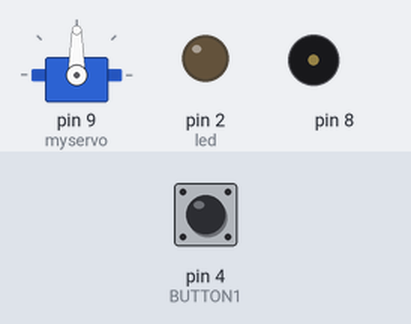
A sketch run on a simulated Arduino Uno, built with avr-gcc and run on an emulated ATmega328P. Parts: servo, output pins drawn as LEDs (lit = HIGH), buzzer (waves = sounding). The test bench sets the inputs (shaded band); at power-on: pin 4 (BUTTON1) LOW.

Above: at 1.2 s.
1.3 s: pin 4 (BUTTON1) pulled HIGH for 0.15 s
At 2.1 s:
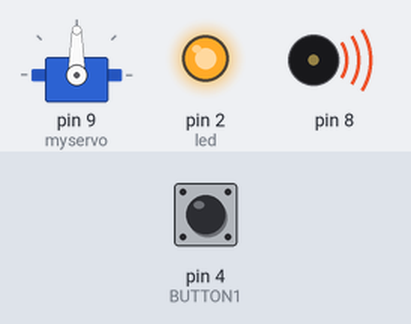
At 3.1 s:
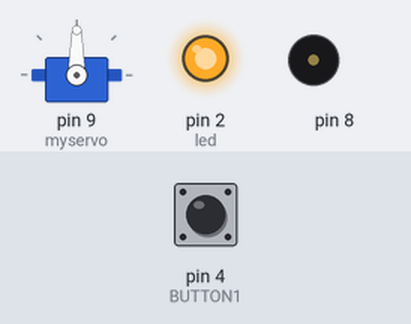
Timing chart, 0 to 14.7 s (numbered marks = the images above; inputs shaded):
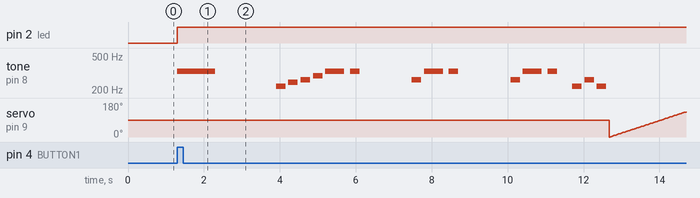

Measured:
- after the input at 1.3 s, pin 2 (led): LOW → HIGH at once; tone on pin 8: plays 330 Hz for 1.0 s, 220 Hz for 0.25 s, 247 Hz for 0.25 s, 262 Hz for 0.25 s, 294 Hz for 0.25 s, 330 Hz for 0.50 s … (16 notes in this stretch), starting at once

The sketch:

MusicBox.ino
```cpp
#include <Servo.h>
Servo myservo;
int pos = 0;

int BUTTON1 = 4;
int led = 2;
unsigned long turnOffAfter = 1750;
unsigned long ledTurnedOnAt;
unsigned long buttonPushedMillis;
bool ledReady = false;
bool ledState = false;

#include "pitches.h"
//int melody[] = {NOTE_C4, NOTE_G3, NOTE_G3, NOTE_A3, NOTE_G3, 0, NOTE_B3, NOTE_C4};
//
//int noteDurations[] = {4, 8, 8, 4, 4, 4, 4, 4};


//Star Wars
//int melody[] = {
//  NOTE_D3,NOTE_D3,NOTE_D3,NOTE_G3,NOTE_D4,NOTE_C4,NOTE_B3,NOTE_A3,NOTE_G4,NOTE_D4, \
//  NOTE_C4,NOTE_B3,NOTE_A3,NOTE_G4,NOTE_D4,NOTE_C4,NOTE_B3,NOTE_C4,NOTE_A3,0};
//
//int noteDurations[] = {10,10,10,2,2,10,10,10,2,4, \
//  10,10,10,2,4,10,10,10,2,4};


//Swan Lake
int melody[] = {NOTE_E4,rest, NOTE_A3, NOTE_B3, NOTE_C4, NOTE_D4,NOTE_E4,NOTE_E4,rest,NOTE_C4,NOTE_E4,NOTE_E4,rest,NOTE_C4,NOTE_E4,NOTE_E4,rest,NOTE_A3, \
NOTE_C4,NOTE_A3,NOTE_F3,NOTE_C4,NOTE_A3,NOTE_A3,NOTE_D4,NOTE_C4,NOTE_B3,NOTE_E4,rest,NOTE_A3,NOTE_B3,NOTE_C4,NOTE_D4,NOTE_E4,NOTE_E4,rest,NOTE_C4,\
NOTE_E4,NOTE_E4,rest,NOTE_C4,NOTE_E4,NOTE_E4,rest,NOTE_A3,NOTE_C4,NOTE_A3,NOTE_F3,NOTE_C4,NOTE_A3,rest,rest,NOTE_A3,NOTE_B3,NOTE_C4,NOTE_D4,NOTE_E4,NOTE_F4,\
NOTE_G4,NOTE_G4,rest,NOTE_F4,NOTE_E4,NOTE_F4,NOTE_G4,NOTE_A4,NOTE_A4,rest,NOTE_G4,NOTE_F4,NOTE_G4,NOTE_A4,NOTE_B4,NOTE_B4,rest,NOTE_A4,NOTE_GS4,NOTE_A3};
int noteDurations[] = {1,1,4,4,4,4,2,4,1,4,2,4,1,4,2,4,4,4, \
4,4,4,4,1,4,4,4,4,1,1,4,4,4,4,2,4,1,4,\
2,4,1,4,2,4,4,4,4,4,4,4,1,2,1,2,2,2,2,4,4, \
2,4,1,4,2,4,4,2,4,1,4,2,4,4,2,4,1,4,2,2};

void setup() {

  Serial.begin(9600);

  myservo.attach(9);

  pinMode(BUTTON1, INPUT);
  pinMode(led, OUTPUT);
  digitalWrite(led, LOW);

}

void loop() {
  unsigned long currentMillis = millis();
  if (digitalRead(BUTTON1) == HIGH) {
    buttonPushedMillis = currentMillis;
    ledReady = true;
  }
  if (ledReady) {
    digitalWrite(led, HIGH);
    Music();
    Move();
    ledState = true;
    ledTurnedOnAt = currentMillis;
    ledReady = false;
  }
  if (ledState) {
    if ((unsigned long)(currentMillis - ledTurnedOnAt) >= turnOffAfter) {
      ledState = false;
      digitalWrite(led, LOW);
      Stop();
    }
  }
delay(20);
}

void Move(){
  for (pos = 0; pos <= 180; pos += 1) { // goes from 0 degrees to 180 degrees
    // in steps of 1 degree
    myservo.write(pos);              // tell servo to go to position in variable 'pos'
    delay(15);                       // waits 15ms for the servo to reach the position
  }
  for (pos = 180; pos >= 0; pos -= 1) { // goes from 180 degrees to 0 degrees
    myservo.write(pos);              // tell servo to go to position in variable 'pos'
    delay(15);                       // waits 15ms for the servo to reach the position
  }
}

void Stop(){
  myservo.write(0);
}

void Music(){
  for (int thisNote = 0; thisNote < 20; thisNote++) { //20 for star wars
    int noteDuration = 1000 / noteDurations[thisNote];
    tone(8, melody[thisNote], noteDuration);
    int pauseBetweenNotes = noteDuration * 1.30;
    delay(pauseBetweenNotes);
    // stop the tone playing:
    noTone(8);
  }
}
```

pitches.h
```cpp
/*************************************************
 * Public Constants
 *************************************************/

#define NOTE_B0  31
#define NOTE_C1  33
#define NOTE_CS1 35
#define NOTE_D1  37
#define NOTE_DS1 39
#define NOTE_E1  41
#define NOTE_F1  44
#define NOTE_FS1 46
#define NOTE_G1  49
#define NOTE_GS1 52
#define NOTE_A1  55
#define NOTE_AS1 58
#define NOTE_B1  62
#define NOTE_C2  65
#define NOTE_CS2 69
#define NOTE_D2  73
#define NOTE_DS2 78
#define NOTE_E2  82
#define NOTE_F2  87
#define NOTE_FS2 93
#define NOTE_G2  98
#define NOTE_GS2 104
#define NOTE_A2  110
#define NOTE_AS2 117
#define NOTE_B2  123
#define NOTE_C3  131
#define NOTE_CS3 139
#define NOTE_D3  147
#define NOTE_DS3 156
#define NOTE_E3  165
#define NOTE_F3  175
#define NOTE_FS3 185
#define NOTE_G3  196
#define NOTE_GS3 208
#define NOTE_A3  220
#define NOTE_AS3 233
#define NOTE_B3  247
#define NOTE_C4  262
#define NOTE_CS4 277
#define NOTE_D4  294
#define NOTE_DS4 311
#define NOTE_E4  330
#define NOTE_F4  349
#define NOTE_FS4 370
#define NOTE_G4  392
#define NOTE_GS4 415
#define NOTE_A4  440
#define NOTE_AS4 466
#define NOTE_B4  494
#define NOTE_C5  523
#define NOTE_CS5 554
#define NOTE_D5  587
#define NOTE_DS5 622
#define NOTE_E5  659
#define NOTE_F5  698
#define NOTE_FS5 740
#define NOTE_G5  784
#define NOTE_GS5 831
#define NOTE_A5  880
#define NOTE_AS5 932
#define NOTE_B5  988
#define NOTE_C6  1047
#define NOTE_CS6 1109
#define NOTE_D6  1175
#define NOTE_DS6 1245
#define NOTE_E6  1319
#define NOTE_F6  1397
#define NOTE_FS6 1480
#define NOTE_G6  1568
#define NOTE_GS6 1661
#define NOTE_A6  1760
#define NOTE_AS6 1865
#define NOTE_B6  1976
#define NOTE_C7  2093
#define NOTE_CS7 2217
#define NOTE_D7  2349
#define NOTE_DS7 2489
#define NOTE_E7  2637
#define NOTE_F7  2794
#define NOTE_FS7 2960
#define NOTE_G7  3136
#define NOTE_GS7 3322
#define NOTE_A7  3520
#define NOTE_AS7 3729
#define NOTE_B7  3951
#define NOTE_C8  4186
#define NOTE_CS8 4435
#define NOTE_D8  4699
#define NOTE_DS8 4978
#define rest 0
```
